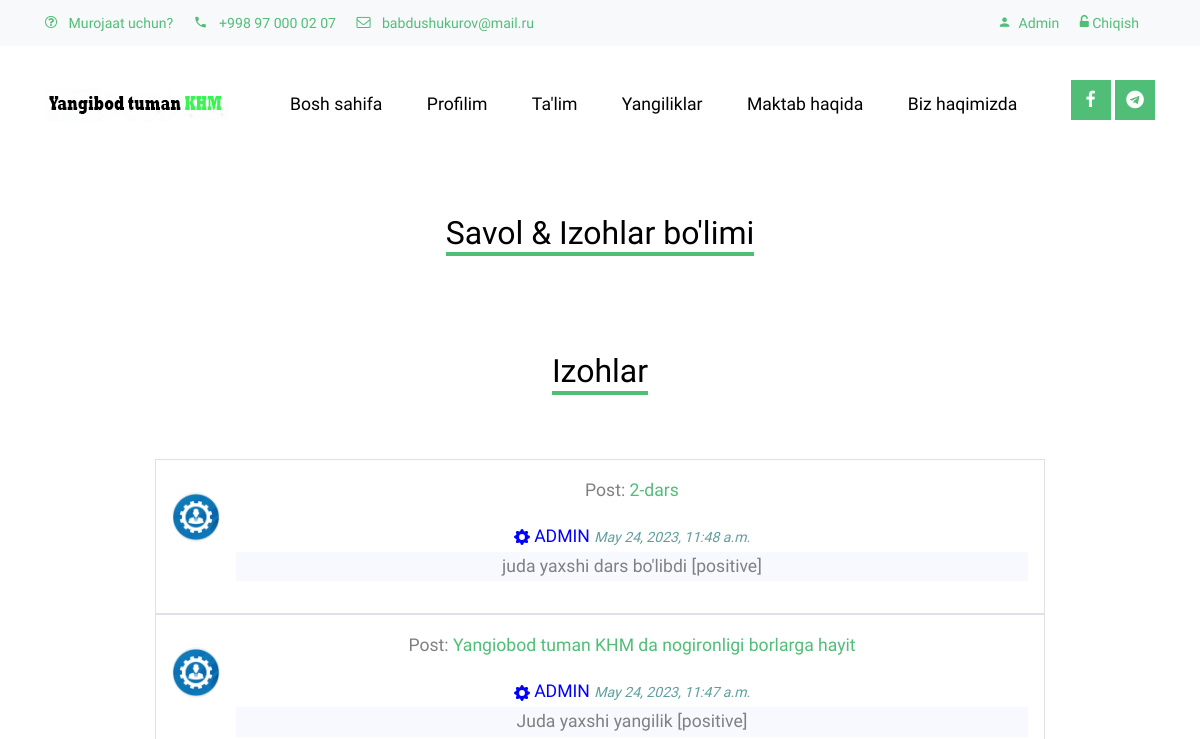
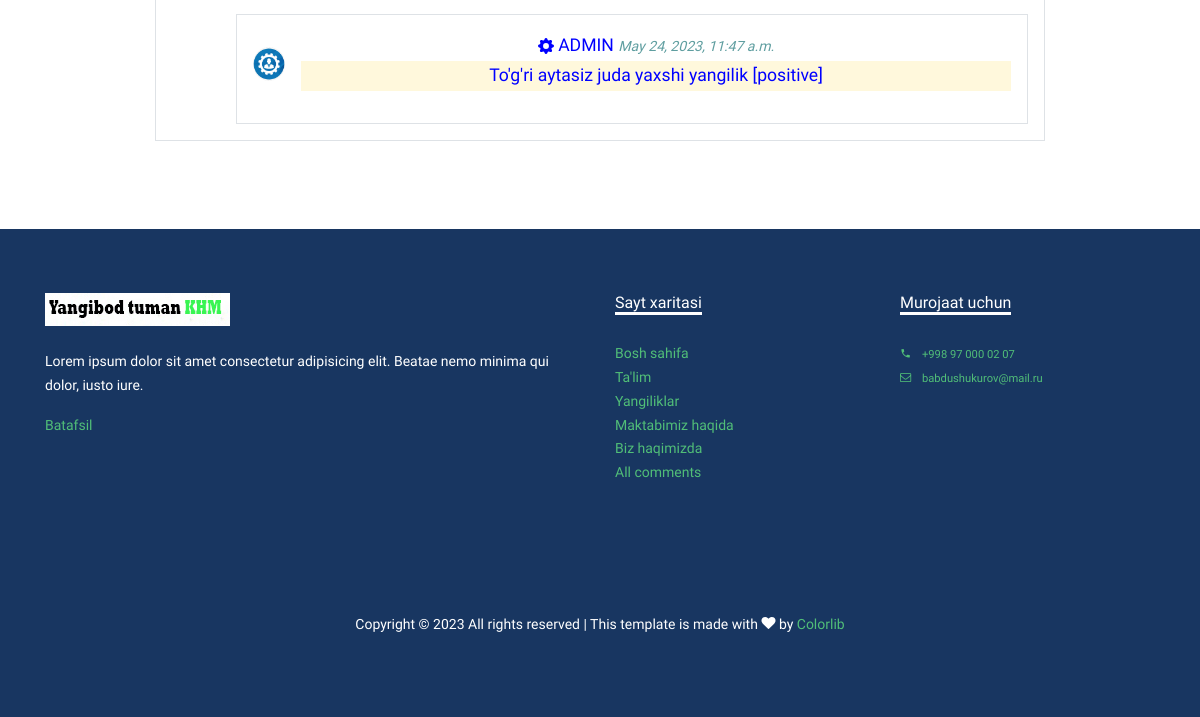
The page /comments/ (signed in) on the database as committed earlier (2 pictures, top to bottom).
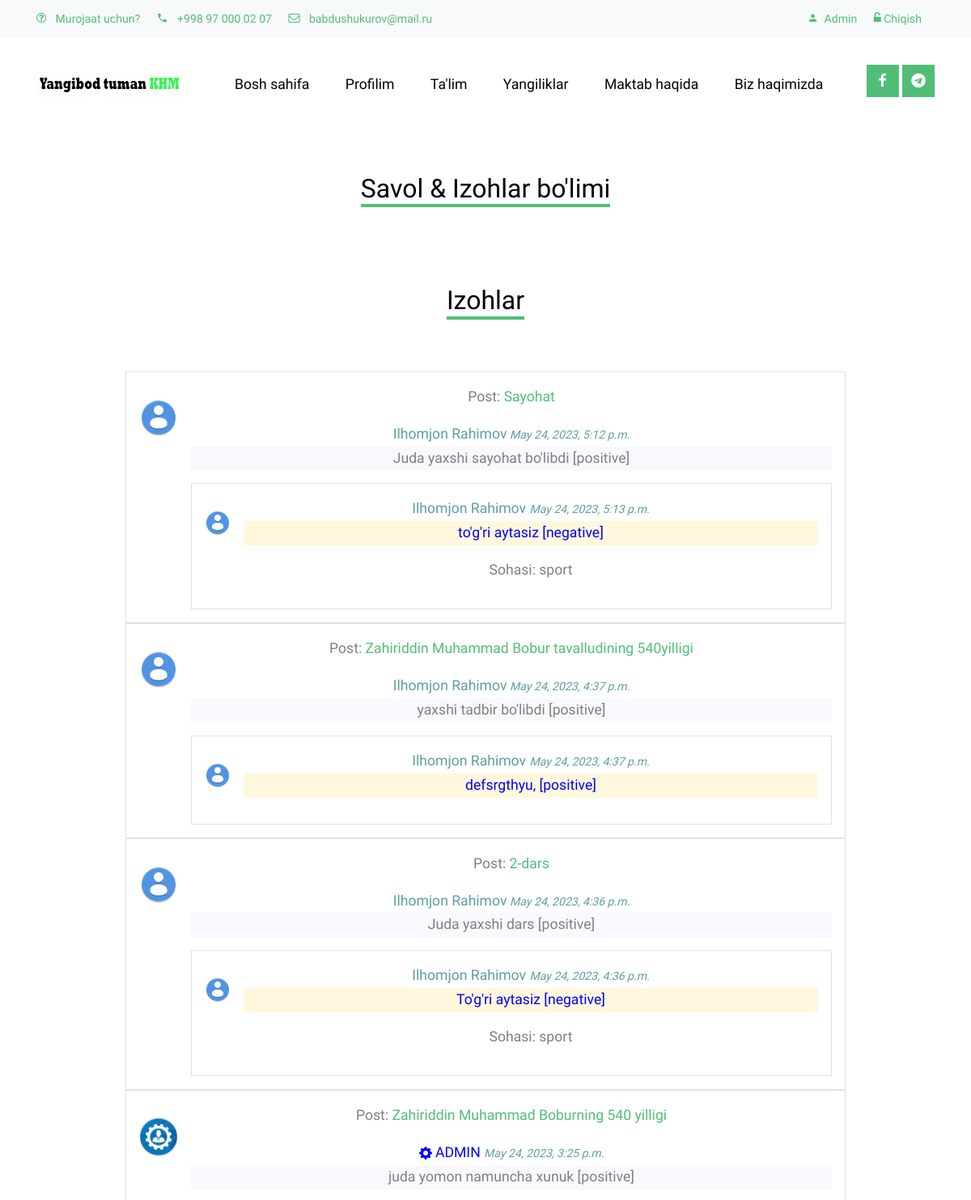
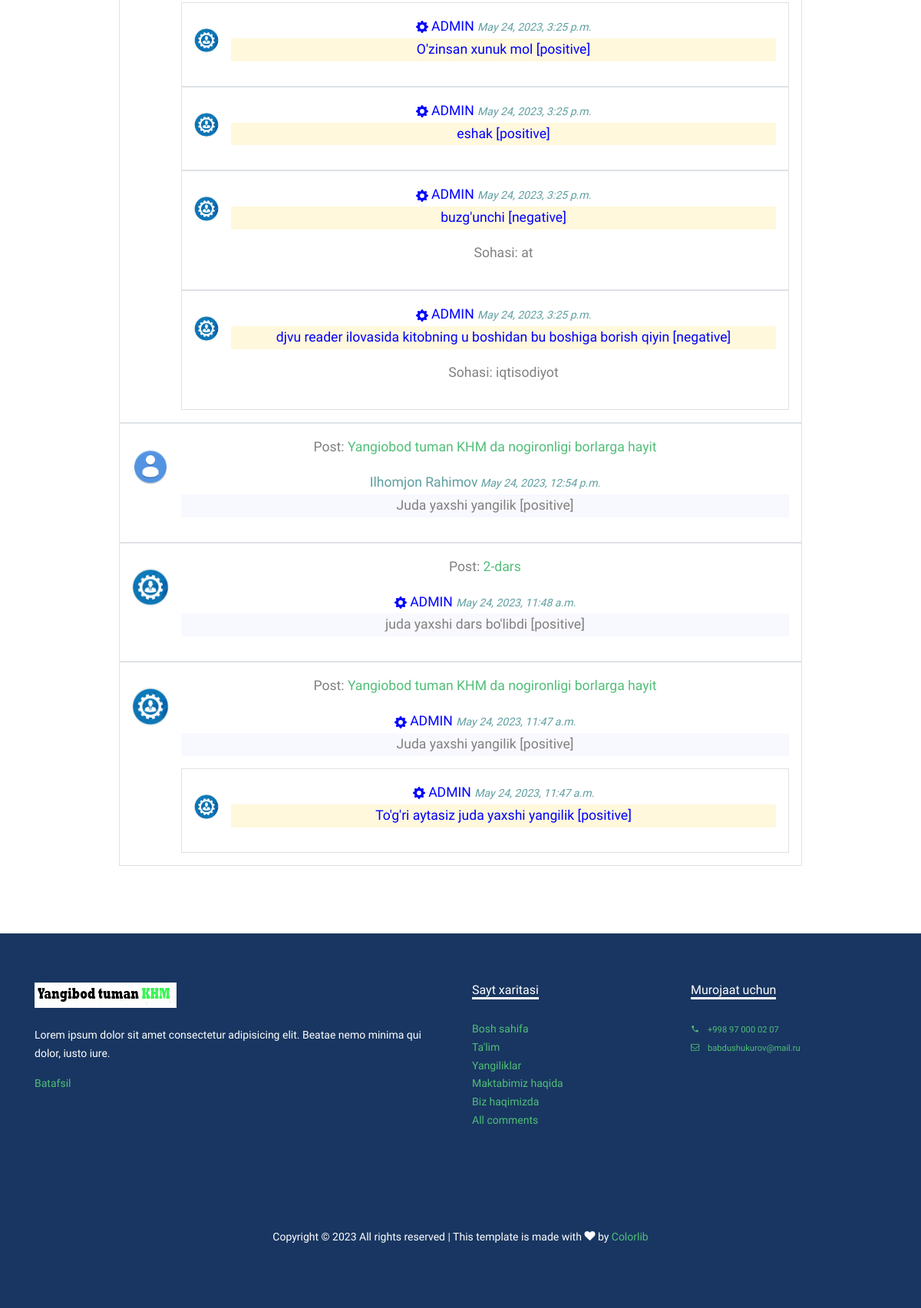
The same page on the database as committed later (2 pictures, top to bottom).
### curriculum/models.py (models this page shows, shortened)
class Comment(models.Model):
    lesson_name = models.ForeignKey(Lesson, null=True, blank=True, on_delete=models.CASCADE, related_name='comments_lesson')
    new_name = models.ForeignKey(News, null=True, blank=True, on_delete=models.CASCADE, related_name='comments_new')
    comm_name = models.CharField(max_length=100, blank=True)
    author = models.ForeignKey(User,on_delete=models.CASCADE)
    body = models.TextField(max_length=500)
    date_added = models.DateTimeField(auto_now_add=True)
    type = models.CharField(max_length=100, null=True, blank=True)
    field = models.CharField(max_length=100, null=True, blank=True)
    class Meta:
        ordering = ['-date_added']

class Lesson(models.Model):
    Standard = models.ForeignKey(Standard, on_delete=models.CASCADE)
    created_by = models.ForeignKey(User, on_delete=models.CASCADE)
    created_at = models.DateTimeField(auto_now_add=True)
    subject = models.ForeignKey(Subject, on_delete=models.CASCADE, related_name='lessons')
    name = models.CharField(max_length=250)
    position = models.PositiveSmallIntegerField(verbose_name="Chapter no.")
    slug = models.SlugField(null=True, blank=True)
    video = models.FileField(upload_to=save_lesson_files, verbose_name="Video", blank=True, null=True)
    ppt = models.FileField(upload_to=save_lesson_files, verbose_name="Presentations", blank=True)
    Notes = models.FileField(upload_to=save_lesson_files, verbose_name="Notes", blank=True)
    class Meta:
        ordering = ['position']
    def get_absolute_url(self):
        return reverse('curriculum:lesson_detail', kwargs={'standard': self.Standard.slug, 'subject': self.subject.slug, 'slug': self.name})

class Reply(models.Model):
    comment_name = models.ForeignKey(Comment, on_delete=models.CASCADE,related_name='replies')
    reply_body = models.TextField(max_length=500)
    author = models.ForeignKey(User,on_delete=models.CASCADE)
    date_added = models.DateTimeField(auto_now_add=True)
    type = models.CharField(max_length=100, null=True, blank=True)
    field = models.CharField(max_length=100, null=True, blank=True)

### app_users/models.py (models this page shows, shortened)
class News(models.Model):
    author = models.ForeignKey(User,on_delete=models.CASCADE)
    date_added = models.DateTimeField(auto_now_add=True)
    title = models.TextField(max_length=50, unique=True)
    body = models.TextField(max_length=500)
    news_pic = models.ImageField(upload_to=path_and_rename_news, verbose_name="Profile Picture", blank=True)
    class Meta:
        ordering = ['-date_added']

### app_users/views.py (the view)
# urls.py: path('comments/', views.CommentsListView.as_view(), name='comments'),
class CommentsListView(LoginRequiredMixin, UserPassesTestMixin, ListView):
    model = Comment
    template_name = 'curriculum/all_comments.html'
    def get_context_data(self, **kwargs):
        profiles = UserProfileInfo.objects.all()
        users = User.objects.all()
        context = super(CommentsListView, self).get_context_data(**kwargs)
        context['profiles'] = profiles
        context['users'] = users
        context['comments'] = Comment.objects.all()
        return context
    def test_func(self):
        return self.request.user.is_superuser

### curriculum/templates/curriculum/all_comments.html (shortened to what this page needs)
{% extends 'base.html' %}
{% load static %}
{% load crispy_forms_tags %}
{% block content %}
<div class="site-section">
    <div class="container">
        <div class="row justify-content-center text-center">
            <div class="col-lg-10" style="margin-top: 5rem;">
                <div class="row mb-5 justify-content-center text-center">
                    <div class="col">
                        <h2 class="section-title-underline mb-3">
                            <span>Savol & Izohlar bo'limi</span>
                        </h2>
                    </div>
                </div>
                <div class="row mb-5 justify-content-center text-center" style="margin-top: 5rem;">
                    <div class="col">
                        <h2 class="section-title-underline mb-3">
                            <span>Izohlar</span>
                        </h2>
                    </div>
                </div>
                <div class="col">
                    {% for comment in comments.all %}
                    <div>
                        <div class=" media border p-3">
                            {% if comment.author.is_superuser %}
                            <img src="{% static 'images/admin.png' %}" alt="Jane Doe" class="mr-3 mt-3 rounded-circle"
                                style="width:3rem;">
                            {% elif not comment.author.userprofileinfo.profile_pic %}
                            <img src="{% static 'images/user_avatar.png' %}" alt="Jane Doe"
                                class="mr-3 mt-3 rounded-circle" style="width:3rem;">
                            {% else %}
                            <img src="{{comment.author.userprofileinfo.profile_pic.url}}" alt="John Doe"
                                class="mr-3 mt-3 rounded-circle" style="width:3rem; height: 3rem;">
                            {% endif %}
                            <div class="media-body">
                            {% if comment.new_name %}
                                <p>Post: <a href="{% url 'new_detail' comment.new_name.pk %}">{{ comment.new_name.title }}</a></p>
                            {% else %}
                                <p>Post: <a href="{{ comment.lesson_name.get_absolute_url }}">{{ comment.lesson_name.name }}</a></p>
                            {% endif %}
                            {% if comment.author.first_name and comment.author.last_name %}
                                <h7 style="color: cadetblue;">{{comment.author.first_name}} {{comment.author.last_name}}<small
                                        style="color: cadetblue;"><i> {{comment.date_added}}</i></small></h7>
                                        {% elif comment.author.is_superuser%}
                                        <h7  style="color: blue">
                                        ADMIN
                                        <small
                                        style="color: cadetblue;"><i> {{comment.date_added}}</i></small></h7>
                                        {% else %}
                                        <h7 style="color: cadetblue;">{{comment.author.username}} <small
                                        style="color: cadetblue;"><i> {{comment.date_added}}</i></small></h7>
                                        {% endif %}
                                <p style="background-color:ghostwhite;">{{comment.body}} [{{ comment.type }}]</p>
                                {% for reply in comment.replies.all %}
                                <div class="media border p-3">
                                    {% if reply.author.is_superuser %}
                                    <img src="{% static 'images/admin.png' %}" alt="Jane Doe"
                                        class="mr-3 mt-3 rounded-circle" style="width:2rem;">
                                    {% elif not reply.author.userprofileinfo.profile_pic %}
                                    <img src="{% static 'images/user_avatar.png' %}" alt="Jane Doe"
                                        class="mr-3 mt-3 rounded-circle" style="width:2rem;">
                                    {% else %}
                                    <img src="{{reply.author.userprofileinfo.profile_pic.url}}" alt="John Doe"
                                        class="mr-3 mt-3 rounded-circle" style="width:2rem; height: 2rem;">
                                    {% endif %}
                                    <div class="media-body">
                                    {% if reply.author.first_name and reply.author.last_name %}<h8 style="color: cadetblue;">{{reply.author.first_name}} {{reply.author.last_name}} <small
                                                style="color: cadetblue;"><i> {{reply.date_added}}</i></small>
                                        </h8>
                                        {% elif reply.author.is_superuser%}
                                        <h8  style="color: blue">
                                        ADMIN
                                        <small
                                        style="color: cadetblue;"><i> {{comment.date_added}}</i></small></h8>
                                        {% else %}<h8 style="color: cadetblue;">{{reply.author.username}} <small
                                                style="color: cadetblue;"><i> {{reply.date_added}}</i></small>
                                        </h8>{% endif %}
                                        <p style="color: blue; background-color: cornsilk;">{{reply.reply_body}} [{{reply.type}}]</p>
                                        {% if reply.field %} <p>Sohasi: {{ reply.field }}</p> {% endif %}
                                    </div>
                                </div>
                                {% endfor %}
                            </div>
                        </div>
                    </div>
                    {% endfor %}
                </div>
            </div>
        </div>
    </div>
</div>
{%endblock%}

### templates/base.html (shortened to what this page needs)
<!DOCTYPE html>
<html lang="en">
<head>
  {% load static %}
  <link rel="stylesheet" href="{% static 'fonts/icomoon/style.css' %}" />
  <link rel="stylesheet" href="{% static 'css/bootstrap.min.css' %}" />
  <link rel="stylesheet" href="{% static 'css/jquery-ui.css' %}" />
  <link rel="stylesheet" href="{% static 'css/owl.carousel.min.css' %}" />
  <link rel="stylesheet" href="{% static 'css/owl.theme.default.min.css' %}" />
  <link rel="stylesheet" href="{% static 'css/owl.theme.default.min.css' %}" />
  <link rel="stylesheet" href="{% static 'css/jquery.fancybox.min.css' %}" />
  <link rel="stylesheet" href="{% static 'css/bootstrap-datepicker.css' %}" />
  <link rel="stylesheet" href="{% static 'fonts/flaticon/font/flaticon.css' %}" />
  <link rel="stylesheet" href="{% static 'css/aos.css' %}" />
  <link href="{% static 'css/jquery.mb.YTPlayer.min.css' %}" media="all" rel="stylesheet" type="text/css" />
  <link rel="stylesheet" href="{% static 'css/style.css' %}" />
  <link rel="stylesheet" href="{% static 'css/my.css' %}" />
</head>
<body data-spy="scroll" data-target=".site-navbar-target" data-offset="300">
  <div class="site-wrap">
    <div class="py-2 bg-light">
      <div class="container">
        <div class="row align-items-center">
          <div class="col-lg-7 d-none d-lg-block">
            <a href="#!" class="small mr-3"><span class="icon-question-circle-o mr-2"></span> Murojaat
              uchun?</a>
            <a href="#" class="small mr-3"><span class="icon-phone2 mr-2"></span> +998 97 000 02 07</a>
            <a href="#" class="small mr-3"><span class="icon-envelope-o mr-2"></span>
              babdushukurov@mail.ru</a>
          </div>
          <div class="col-lg-5 text-right">
            {% if user.is_superuser %}
            <a href="{% url 'admin:index' %}" class="small mr-3"><span class="icon-person">
              </span> Admin</a>
            <a href="{% url 'user_logout' %}" class="small mr-3"><span class="icon-unlock-alt"></span> Chiqish</a>
            {% elif user.is_authenticated %}
            <a href="{% url 'profile' %}" class="small mr-3"><span class="icon-person">
              </span> {{user.first_name}} {{user.last_name}}</a>
            <a href="{% url 'user_logout' %}" class="small mr-3"><span class="icon-unlock-alt"></span> Chiqish</a>
            {% else %}
            <a href="{% url 'user_login' %}" class="small mr-3"><span class="icon-unlock-alt"></span> Kirish</a>
            <a href="{% url 'register' %}" class="small btn btn-primary px-4 py-2 rounded-0"><span
                class="icon-users"></span> Hisob ochish</a>
            {% endif %}
          </div>
        </div>
      </div>
    </div>
    <header class="site-navbar py-4 js-sticky-header site-navbar-target" role="banner">
      <div class="container">
        <div class="d-flex align-items-center">
          <div class="site-logo">
            <a href="{% url 'index' %}" class="d-block">
              <img src="{% static 'images/logo4.jpg' %}" alt="Image" class="img-fluid">
            </a>
          </div>
          <div class="mr-auto">
            <nav class="site-navigation position-relative text-right" role="navigation">
              <ul class="site-menu main-menu js-clone-nav mr-auto d-none d-lg-block">
                <li>
                  <a href="{% url 'index' %}" class="nav-link text-left">Bosh sahifa</a>
                </li>
                <li>
                  <a href="{% url 'profile' %}" class="nav-link text-left">Profilim</a>
                </li>
                <li>
                  <a href="{% url 'curriculum:standard_list' %}" class="nav-link text-left">Ta'lim</a>
                </li>
                <li>
                  <a href="{% url 'news' %}" class="nav-link text-left">Yangiliklar</a>
                </li>
                <li>
                  <a href="{% url 'about_school' %}" class="nav-link text-left">Maktab haqida</a>
                </li>
                <li>
                  <a href="{% url 'about_us' %}" class="nav-link text-left">Biz haqimizda</a>
                </li>
              </ul>
            </nav>
          </div>
          <div class="ml-auto">
            <div class="social-wrap">
              <a href="#"><span class="icon-facebook" title='facebook'></span></a>
              <a href="https://t.me/+H8YSza1d-j8xYmEy"><span class="icon-telegram" title='telegram'></span></a>
            </div>
          </div>
        </div>
      </div>
    </header>
    {% block content %}{% endblock content %}
    <div class="footer">
      <div class="container">
        <div class="row">
          <div class="col-lg-6">
            <p class="mb-4">
              <img src="{% static 'images/logo4.jpg' %}" alt="Image" class="img-fluid" />
            </p>
            <p>
              Lorem ipsum dolor sit amet consectetur adipisicing elit. Beatae
              nemo minima qui dolor, iusto iure.
            </p>
            <p><a href="{% url 'about_school' %}">Batafsil</a></p>
          </div>
          <div class="col-lg-3">
            <h3 class="footer-heading"><span>Sayt xaritasi</span></h3>
            <ul class="list-unstyled">
              <li><a href="{% url 'index' %}">Bosh sahifa</a></li>
              <li>
                <a href="{% url 'curriculum:standard_list' %}">Ta'lim</a>
              </li>
              <li><a href="{% url 'news' %}">Yangiliklar</a></li>
              <li><a href="{% url 'about_school' %}">Maktabimiz haqida</a></li>
              <li><a href="{% url 'about_us' %}">Biz haqimizda</a></li>
              {% if user.is_superuser %}
              <li><a href="{% url 'comments' %}">All comments</a></li>
              {% endif %}
            </ul>
          </div>
          <div class="col-lg-3">
            <h3 class="footer-heading"><span>Murojaat uchun</span></h3>
            <ul class="list-unstyled">
              <li>
                <a href="#!" class="small mr-3"><span class="icon-phone2 mr-2"></span> +998 97 000 02 07</a>
              </li>
              <li>
                <a href="#!" class="small mr-3"><span class="icon-envelope-o mr-2"></span>
                  babdushukurov@mail.ru</a>
              </li>
            </ul>
          </div>
        </div>
        <div class="row">
          <div class="col-12">
            <div class="copyright">
              <p>
                Copyright &copy;
                All rights reserved | This template is made with
                <i class="icon-heart" aria-hidden="true"></i> by
                <a href="https://colorlib.com" target="_blank">Colorlib</a>
              </p>
            </div>
          </div>
        </div>
      </div>
    </div>
  </div>
</body>
</html>

Rows that differ between the two databases and show on the page:
added Comment: new_name "Sayohat", author.first_name "Ilhomjon", author.last_name "Rahimov", date_added "May 24, 2023, 5:12 p.m.", body "Juda yaxshi sayohat bo'libdi", type "positive"
added Reply: author.first_name "Ilhomjon", author.last_name "Rahimov", date_added "May 24, 2023, 5:13 p.m.", reply_body "to'g'ri aytasiz", type "negative", field "sport", shown under "Sayohat"
added Comment: new_name "Zahiriddin Muhammad Bobur tavalludining 540yilligi", author.first_name "Ilhomjon", author.last_name "Rahimov", date_added "May 24, 2023, 4:37 p.m.", body "yaxshi tadbir bo'libdi", type "positive"
added Reply: author.first_name "Ilhomjon", author.last_name "Rahimov", date_added "May 24, 2023, 4:37 p.m.", reply_body "defsrgthyu,", type "positive", shown under "Zahiriddin Muhammad Bobur tavalludining 540yilligi"
added Comment: lesson_name.name "2-dars", author.first_name "Ilhomjon", author.last_name "Rahimov", date_added "May 24, 2023, 4:36 p.m.", body "Juda yaxshi dars", type "positive"
added Reply: author.first_name "Ilhomjon", author.last_name "Rahimov", date_added "May 24, 2023, 4:36 p.m.", reply_body "To'g'ri aytasiz", type "negative", field "sport", shown under "2-dars"
added Comment: new_name "Zahiriddin Muhammad Boburning 540 yilligi", date_added "May 24, 2023, 3:25 p.m.", body "juda yomon namuncha xunuk", type "positive"
added Reply: reply_body "O'zinsan xunuk mol", type "positive", shown under "Zahiriddin Muhammad Boburning 540 yilligi"
added Reply: reply_body "eshak", type "positive", shown under "Zahiriddin Muhammad Boburning 540 yilligi"
added Reply: reply_body "buzg'unchi", type "negative", field "at", shown under "Zahiriddin Muhammad Boburning 540 yilligi"
added Reply: reply_body "djvu reader ilovasida kitobning u boshidan bu boshiga borish qiyin", type "negative", field "iqtisodiyot", shown under "Zahiriddin Muhammad Boburning 540 yilligi"
added Comment: new_name "Yangiobod tuman KHM da nogironligi borlarga hayit", author.first_name "Ilhomjon", author.last_name "Rahimov", date_added "May 24, 2023, 12:54 p.m.", body "Juda yaxshi yangilik", type "positive"
